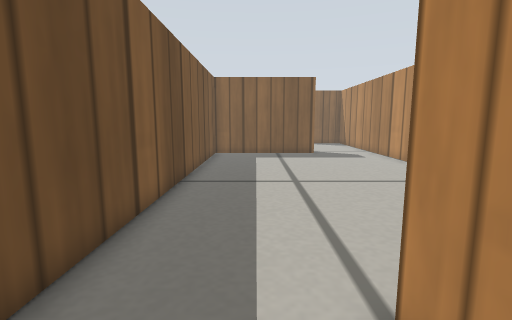
View 1 (above)

24 first-person views from a walk through a world built for the Gazebo simulator. The camera is 0.22 m above the floor, tilts 8° down and sees 85° across. The floor is counted in squares, 0.1 m on a side. Each view is taken from the middle of a square. On the plan, view 1 faces up. The plan holds only what a view shows up to about 17 squares ahead; the rest is blank. The place goes on beyond the plan. Gazebo's built-in surfaces are drawn with simple patterns.

View 2
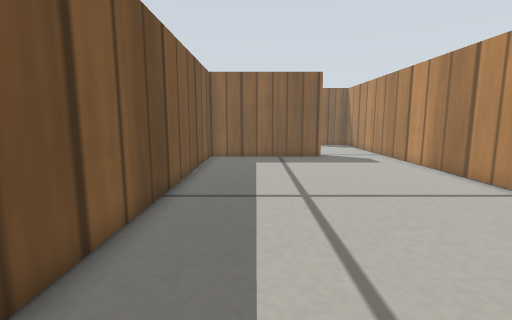

View 3
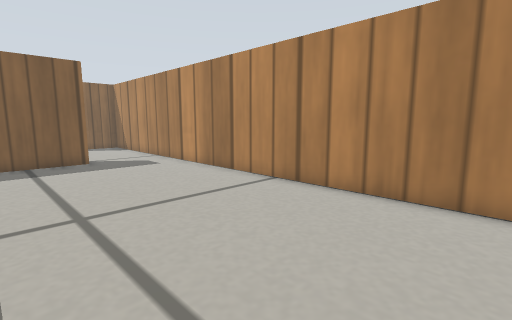

View 4
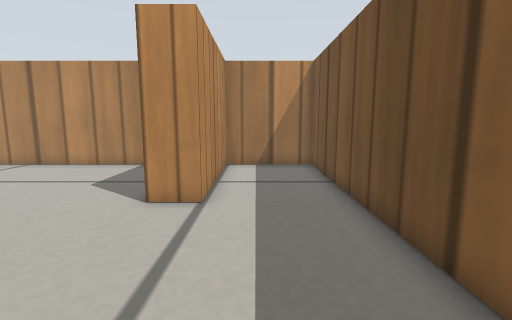

View 5
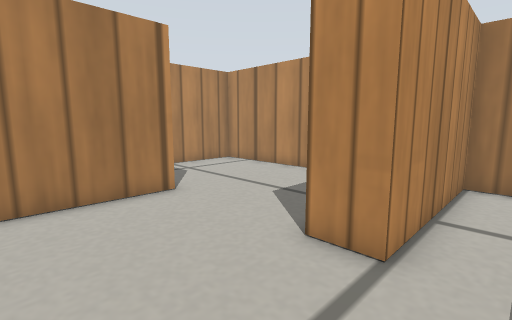

View 6
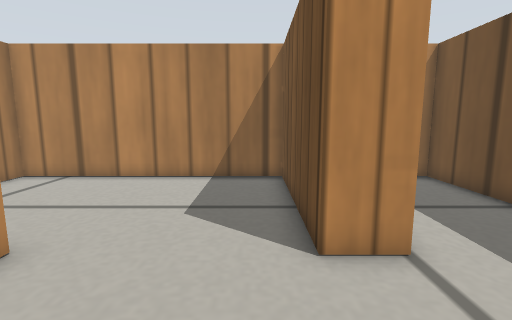

View 7
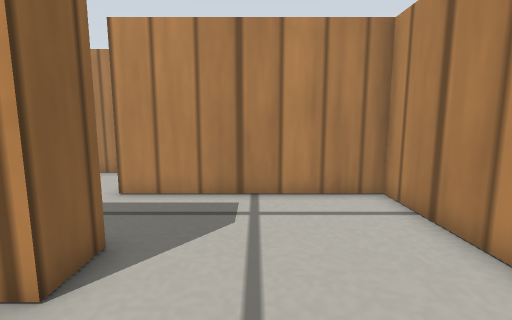

View 8
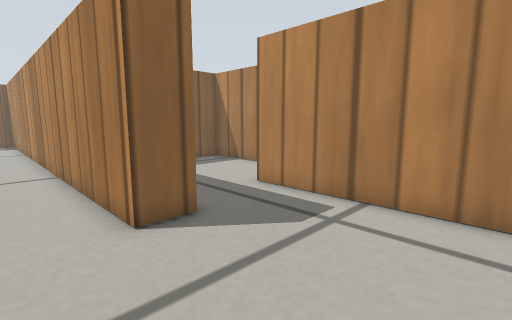

View 9
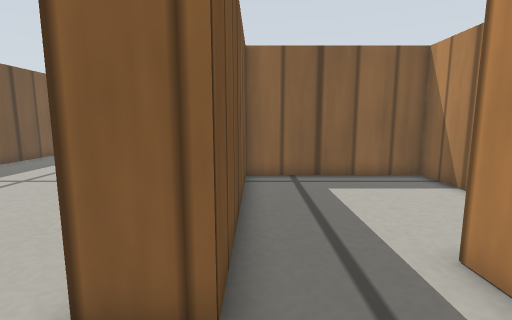

View 10
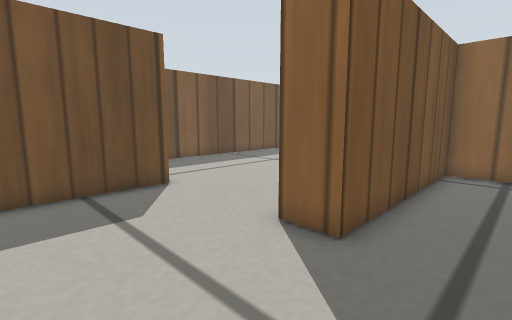

View 11
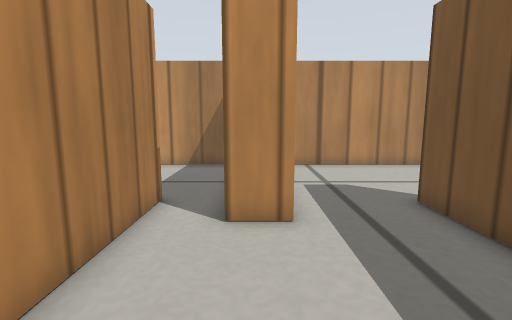

View 12
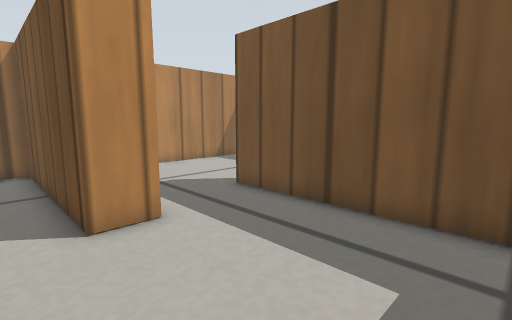

View 13
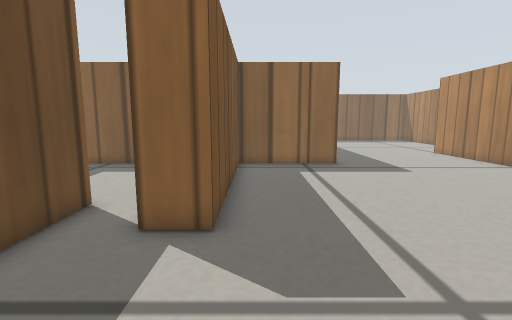

View 14
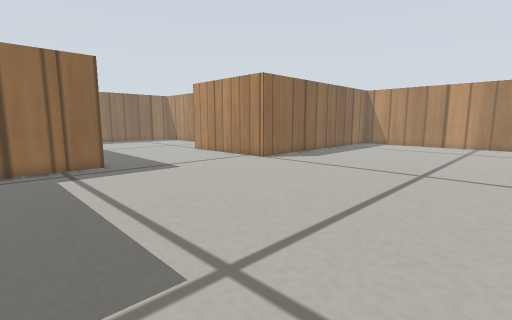

View 15
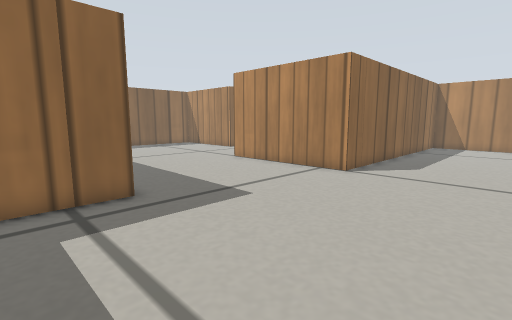

View 16
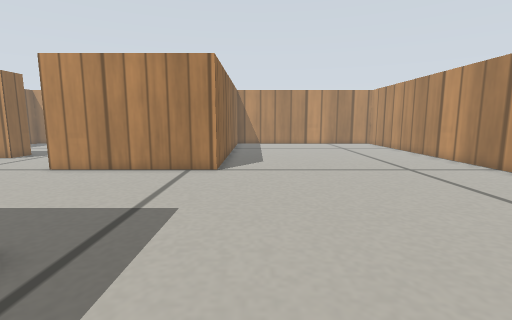

View 17
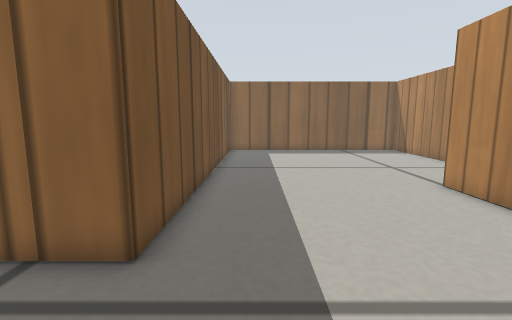

View 18
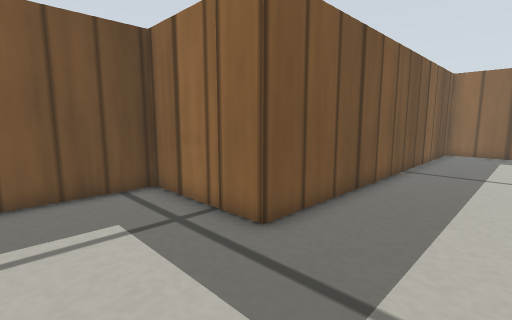

View 19
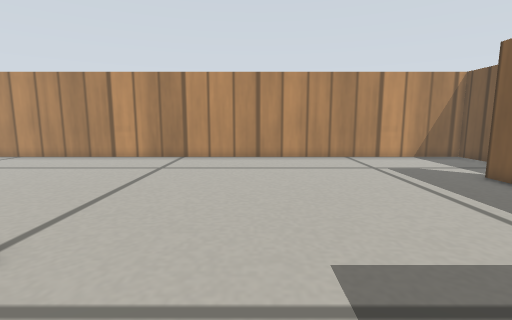

View 20
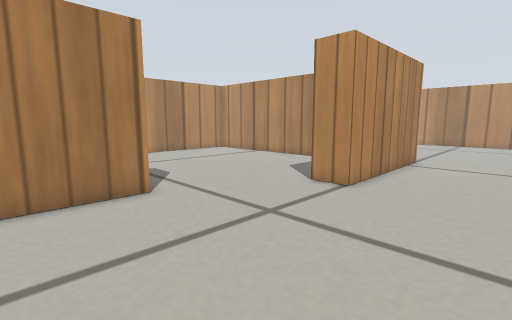

View 21
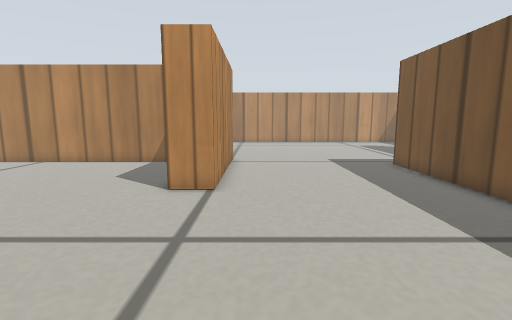

View 22
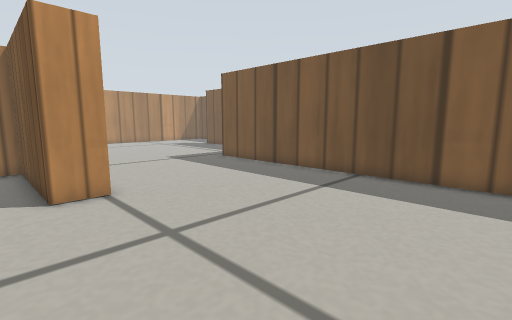

View 23
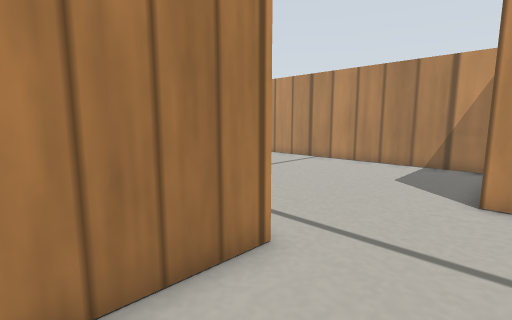

View 24
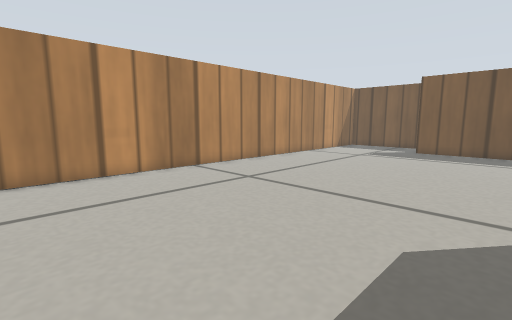

### Floor plan
Points are (right, up) in squares from view 1. A wall is a line through its corners. A room is listed if a view was taken in it or the views show most of it. See-through windows are left out.
Room 1 (views 1, 2, 3, 4, 5, 6)
walls: (8.1, 3.6) (8.1, 19.5); (4, 18.9) (-2.7, 18.9) (-2.7, -3.8) (1.5, -3.8) (1.5, 2.7) (3, 2.7)
ways out: opening at (5.5, 3) to room 2; opening at (6, 19.5)
Room 2 (views 7, 8, 9, 10)
walls: (9.6, 4.6) (9.6, 2.6) (8.1, 2.6) (8.1, 3.6); (3, 2.7) (3, -3.8) (13.2, -3.8) (13.2, 4.1)
ways out: opening at (5.5, 3) to room 1; opening at (11.5, 3.5) to room 3
Room 3 (views 11, 12)
walls: (13.2, 4.1) (14.7, 4.1) (14.7, -3.8) (16.4, -3.8); (16.6, 2.4) (16.6, 11.1) (9.6, 11.1) (9.6, 4.6)
ways out: opening at (11.5, 3.5) to room 2; opening at (17.5, -1) to room 4
Room 4 (views 13, 14, 15, 16, 17, 18, 19, 20, 21, 22, 23, 24)
walls: (38.9, 8.7) (31.3, 8.7) (31.3, 16.3) (32.8, 16.3) (32.8, 10.2) (39.5, 10.2); (36.4, 21.4) (35.2, 21.4) (35.2, 25.1); (23.1, 25.5) (23.1, 11.1) (18.1, 11.1) (18.1, 2.4) (16.6, 2.4); (16.4, -3.8) (39.5, -3.8)
ways out: opening at (17.5, -1) to room 3

Positions as (right, up) in squares from view 1, and headings:
1: (0, 0), facing up
2: (0, 2), facing up
3: (0, 3), facing up-right
4: (0, 10), facing down
5: (0, 7), facing down-right
6: (4, 7), facing down
7: (5, 0), facing right
8: (6, -3), facing up-right
9: (10, 0), facing up
10: (12, -2), facing up-left
11: (14, 10), facing down
12: (16, 10), facing down-left
13: (19, -3), facing up
14: (19, -3), facing up-right
15: (20, 3), facing up-right
16: (19, 7), facing right
17: (25, 7), facing up
18: (27, 7), facing up-left
19: (27, 13), facing down
20: (27, 25), facing down-right
21: (30, 25), facing down
22: (34, 25), facing down-left
23: (32, 25), facing down-right
24: (39, 8), facing down-left
